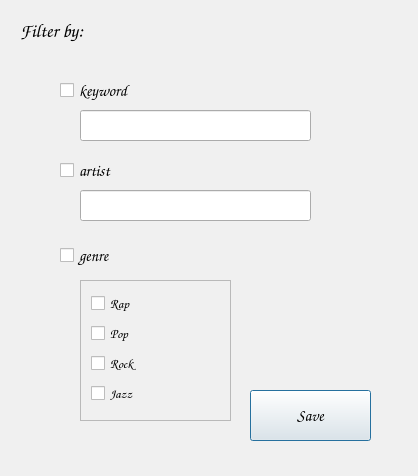
<?xml version="1.0" encoding="UTF-8"?>
<ui version="4.0">
 <class>Filter</class>
 <widget class="QDialog" name="Filter">
  <property name="geometry">
   <rect>
    <x>0</x>
    <y>0</y>
    <width>418</width>
    <height>476</height>
   </rect>
  </property>
  <property name="palette">
   <palette>
    <active>
     <colorrole role="Button">
      <brush brushstyle="SolidPattern">
       <color alpha="255">
        <red>52</red>
        <green>73</green>
        <blue>166</blue>
       </color>
      </brush>
     </colorrole>
     <colorrole role="Window">
      <brush brushstyle="SolidPattern">
       <color alpha="255">
        <red>143</red>
        <green>143</green>
        <blue>143</blue>
       </color>
      </brush>
     </colorrole>
    </active>
    <inactive>
     <colorrole role="Button">
      <brush brushstyle="SolidPattern">
       <color alpha="255">
        <red>240</red>
        <green>240</green>
        <blue>240</blue>
       </color>
      </brush>
     </colorrole>
     <colorrole role="Window">
      <brush brushstyle="SolidPattern">
       <color alpha="255">
        <red>240</red>
        <green>240</green>
        <blue>240</blue>
       </color>
      </brush>
     </colorrole>
    </inactive>
    <disabled>
     <colorrole role="Button">
      <brush brushstyle="SolidPattern">
       <color alpha="255">
        <red>52</red>
        <green>73</green>
        <blue>166</blue>
       </color>
      </brush>
     </colorrole>
     <colorrole role="Window">
      <brush brushstyle="SolidPattern">
       <color alpha="255">
        <red>143</red>
        <green>143</green>
        <blue>143</blue>
       </color>
      </brush>
     </colorrole>
    </disabled>
   </palette>
  </property>
  <property name="font">
   <font>
    <family>Comic Sans MS</family>
    <pointsize>12</pointsize>
    <italic>true</italic>
    <bold>true</bold>
   </font>
  </property>
  <property name="windowTitle">
   <string>Filter</string>
  </property>
  <widget class="QPushButton" name="fsaveButton">
   <property name="geometry">
    <rect>
     <x>250</x>
     <y>390</y>
     <width>121</width>
     <height>51</height>
    </rect>
   </property>
   <property name="font">
    <font>
     <family>Comic Sans MS</family>
     <pointsize>12</pointsize>
     <italic>true</italic>
     <bold>true</bold>
    </font>
   </property>
   <property name="text">
    <string>Save</string>
   </property>
  </widget>
  <widget class="QLineEdit" name="lineKey">
   <property name="geometry">
    <rect>
     <x>80</x>
     <y>110</y>
     <width>231</width>
     <height>31</height>
    </rect>
   </property>
  </widget>
  <widget class="QLineEdit" name="lineArtist">
   <property name="geometry">
    <rect>
     <x>80</x>
     <y>190</y>
     <width>231</width>
     <height>31</height>
    </rect>
   </property>
  </widget>
  <widget class="QLabel" name="label_4">
   <property name="geometry">
    <rect>
     <x>20</x>
     <y>10</y>
     <width>151</width>
     <height>41</height>
    </rect>
   </property>
   <property name="font">
    <font>
     <family>Comic Sans MS</family>
     <pointsize>14</pointsize>
     <italic>true</italic>
     <bold>true</bold>
    </font>
   </property>
   <property name="text">
    <string>Filter by:</string>
   </property>
  </widget>
  <widget class="QScrollArea" name="scrollGenre">
   <property name="geometry">
    <rect>
     <x>80</x>
     <y>280</y>
     <width>151</width>
     <height>141</height>
    </rect>
   </property>
   <property name="palette">
    <palette>
     <active>
      <colorrole role="WindowText">
       <brush brushstyle="SolidPattern">
        <color alpha="255">
         <red>0</red>
         <green>0</green>
         <blue>0</blue>
        </color>
       </brush>
      </colorrole>
      <colorrole role="Button">
       <brush brushstyle="SolidPattern">
        <color alpha="255">
         <red>255</red>
         <green>255</green>
         <blue>255</blue>
        </color>
       </brush>
      </colorrole>
      <colorrole role="Light">
       <brush brushstyle="SolidPattern">
        <color alpha="255">
         <red>255</red>
         <green>255</green>
         <blue>255</blue>
        </color>
       </brush>
      </colorrole>
      <colorrole role="Midlight">
       <brush brushstyle="SolidPattern">
        <color alpha="255">
         <red>255</red>
         <green>255</green>
         <blue>255</blue>
        </color>
       </brush>
      </colorrole>
      <colorrole role="Dark">
       <brush brushstyle="SolidPattern">
        <color alpha="255">
         <red>127</red>
         <green>127</green>
         <blue>127</blue>
        </color>
       </brush>
      </colorrole>
      <colorrole role="Mid">
       <brush brushstyle="SolidPattern">
        <color alpha="255">
         <red>170</red>
         <green>170</green>
         <blue>170</blue>
        </color>
       </brush>
      </colorrole>
      <colorrole role="Text">
       <brush brushstyle="SolidPattern">
        <color alpha="255">
         <red>0</red>
         <green>0</green>
         <blue>0</blue>
        </color>
       </brush>
      </colorrole>
      <colorrole role="BrightText">
       <brush brushstyle="SolidPattern">
        <color alpha="255">
         <red>255</red>
         <green>255</green>
         <blue>255</blue>
        </color>
       </brush>
      </colorrole>
      <colorrole role="ButtonText">
       <brush brushstyle="SolidPattern">
        <color alpha="255">
         <red>0</red>
         <green>0</green>
         <blue>0</blue>
        </color>
       </brush>
      </colorrole>
      <colorrole role="Base">
       <brush brushstyle="SolidPattern">
        <color alpha="255">
         <red>255</red>
         <green>255</green>
         <blue>255</blue>
        </color>
       </brush>
      </colorrole>
      <colorrole role="Window">
       <brush brushstyle="SolidPattern">
        <color alpha="255">
         <red>255</red>
         <green>255</green>
         <blue>255</blue>
        </color>
       </brush>
      </colorrole>
      <colorrole role="Shadow">
       <brush brushstyle="SolidPattern">
        <color alpha="255">
         <red>0</red>
         <green>0</green>
         <blue>0</blue>
        </color>
       </brush>
      </colorrole>
      <colorrole role="AlternateBase">
       <brush brushstyle="SolidPattern">
        <color alpha="255">
         <red>255</red>
         <green>255</green>
         <blue>255</blue>
        </color>
       </brush>
      </colorrole>
      <colorrole role="ToolTipBase">
       <brush brushstyle="SolidPattern">
        <color alpha="255">
         <red>255</red>
         <green>255</green>
         <blue>220</blue>
        </color>
       </brush>
      </colorrole>
      <colorrole role="ToolTipText">
       <brush brushstyle="SolidPattern">
        <color alpha="255">
         <red>0</red>
         <green>0</green>
         <blue>0</blue>
        </color>
       </brush>
      </colorrole>
      <colorrole role="PlaceholderText">
       <brush brushstyle="SolidPattern">
        <color alpha="127">
         <red>0</red>
         <green>0</green>
         <blue>0</blue>
        </color>
       </brush>
      </colorrole>
     </active>
     <inactive>
      <colorrole role="WindowText">
       <brush brushstyle="SolidPattern">
        <color alpha="255">
         <red>0</red>
         <green>0</green>
         <blue>0</blue>
        </color>
       </brush>
      </colorrole>
      <colorrole role="Button">
       <brush brushstyle="SolidPattern">
        <color alpha="255">
         <red>240</red>
         <green>240</green>
         <blue>240</blue>
        </color>
       </brush>
      </colorrole>
      <colorrole role="Light">
       <brush brushstyle="SolidPattern">
        <color alpha="255">
         <red>255</red>
         <green>255</green>
         <blue>255</blue>
        </color>
       </brush>
      </colorrole>
      <colorrole role="Midlight">
       <brush brushstyle="SolidPattern">
        <color alpha="255">
         <red>227</red>
         <green>227</green>
         <blue>227</blue>
        </color>
       </brush>
      </colorrole>
      <colorrole role="Dark">
       <brush brushstyle="SolidPattern">
        <color alpha="255">
         <red>160</red>
         <green>160</green>
         <blue>160</blue>
        </color>
       </brush>
      </colorrole>
      <colorrole role="Mid">
       <brush brushstyle="SolidPattern">
        <color alpha="255">
         <red>160</red>
         <green>160</green>
         <blue>160</blue>
        </color>
       </brush>
      </colorrole>
      <colorrole role="Text">
       <brush brushstyle="SolidPattern">
        <color alpha="255">
         <red>0</red>
         <green>0</green>
         <blue>0</blue>
        </color>
       </brush>
      </colorrole>
      <colorrole role="BrightText">
       <brush brushstyle="SolidPattern">
        <color alpha="255">
         <red>255</red>
         <green>255</green>
         <blue>255</blue>
        </color>
       </brush>
      </colorrole>
      <colorrole role="ButtonText">
       <brush brushstyle="SolidPattern">
        <color alpha="255">
         <red>0</red>
         <green>0</green>
         <blue>0</blue>
        </color>
       </brush>
      </colorrole>
      <colorrole role="Base">
       <brush brushstyle="SolidPattern">
        <color alpha="255">
         <red>255</red>
         <green>255</green>
         <blue>255</blue>
        </color>
       </brush>
      </colorrole>
      <colorrole role="Window">
       <brush brushstyle="SolidPattern">
        <color alpha="255">
         <red>240</red>
         <green>240</green>
         <blue>240</blue>
        </color>
       </brush>
      </colorrole>
      <colorrole role="Shadow">
       <brush brushstyle="SolidPattern">
        <color alpha="255">
         <red>105</red>
         <green>105</green>
         <blue>105</blue>
        </color>
       </brush>
      </colorrole>
      <colorrole role="AlternateBase">
       <brush brushstyle="SolidPattern">
        <color alpha="255">
         <red>245</red>
         <green>245</green>
         <blue>245</blue>
        </color>
       </brush>
      </colorrole>
      <colorrole role="ToolTipBase">
       <brush brushstyle="SolidPattern">
        <color alpha="255">
         <red>255</red>
         <green>255</green>
         <blue>220</blue>
        </color>
       </brush>
      </colorrole>
      <colorrole role="ToolTipText">
       <brush brushstyle="SolidPattern">
        <color alpha="255">
         <red>0</red>
         <green>0</green>
         <blue>0</blue>
        </color>
       </brush>
      </colorrole>
      <colorrole role="PlaceholderText">
       <brush brushstyle="SolidPattern">
        <color alpha="128">
         <red>0</red>
         <green>0</green>
         <blue>0</blue>
        </color>
       </brush>
      </colorrole>
     </inactive>
     <disabled>
      <colorrole role="WindowText">
       <brush brushstyle="SolidPattern">
        <color alpha="255">
         <red>127</red>
         <green>127</green>
         <blue>127</blue>
        </color>
       </brush>
      </colorrole>
      <colorrole role="Button">
       <brush brushstyle="SolidPattern">
        <color alpha="255">
         <red>255</red>
         <green>255</green>
         <blue>255</blue>
        </color>
       </brush>
      </colorrole>
      <colorrole role="Light">
       <brush brushstyle="SolidPattern">
        <color alpha="255">
         <red>255</red>
         <green>255</green>
         <blue>255</blue>
        </color>
       </brush>
      </colorrole>
      <colorrole role="Midlight">
       <brush brushstyle="SolidPattern">
        <color alpha="255">
         <red>255</red>
         <green>255</green>
         <blue>255</blue>
        </color>
       </brush>
      </colorrole>
      <colorrole role="Dark">
       <brush brushstyle="SolidPattern">
        <color alpha="255">
         <red>127</red>
         <green>127</green>
         <blue>127</blue>
        </color>
       </brush>
      </colorrole>
      <colorrole role="Mid">
       <brush brushstyle="SolidPattern">
        <color alpha="255">
         <red>170</red>
         <green>170</green>
         <blue>170</blue>
        </color>
       </brush>
      </colorrole>
      <colorrole role="Text">
       <brush brushstyle="SolidPattern">
        <color alpha="255">
         <red>127</red>
         <green>127</green>
         <blue>127</blue>
        </color>
       </brush>
      </colorrole>
      <colorrole role="BrightText">
       <brush brushstyle="SolidPattern">
        <color alpha="255">
         <red>255</red>
         <green>255</green>
         <blue>255</blue>
        </color>
       </brush>
      </colorrole>
      <colorrole role="ButtonText">
       <brush brushstyle="SolidPattern">
        <color alpha="255">
         <red>127</red>
         <green>127</green>
         <blue>127</blue>
        </color>
       </brush>
      </colorrole>
      <colorrole role="Base">
       <brush brushstyle="SolidPattern">
        <color alpha="255">
         <red>255</red>
         <green>255</green>
         <blue>255</blue>
        </color>
       </brush>
      </colorrole>
      <colorrole role="Window">
       <brush brushstyle="SolidPattern">
        <color alpha="255">
         <red>255</red>
         <green>255</green>
         <blue>255</blue>
        </color>
       </brush>
      </colorrole>
      <colorrole role="Shadow">
       <brush brushstyle="SolidPattern">
        <color alpha="255">
         <red>0</red>
         <green>0</green>
         <blue>0</blue>
        </color>
       </brush>
      </colorrole>
      <colorrole role="AlternateBase">
       <brush brushstyle="SolidPattern">
        <color alpha="255">
         <red>245</red>
         <green>245</green>
         <blue>245</blue>
        </color>
       </brush>
      </colorrole>
      <colorrole role="ToolTipBase">
       <brush brushstyle="SolidPattern">
        <color alpha="255">
         <red>255</red>
         <green>255</green>
         <blue>220</blue>
        </color>
       </brush>
      </colorrole>
      <colorrole role="ToolTipText">
       <brush brushstyle="SolidPattern">
        <color alpha="255">
         <red>0</red>
         <green>0</green>
         <blue>0</blue>
        </color>
       </brush>
      </colorrole>
      <colorrole role="PlaceholderText">
       <brush brushstyle="SolidPattern">
        <color alpha="128">
         <red>0</red>
         <green>0</green>
         <blue>0</blue>
        </color>
       </brush>
      </colorrole>
     </disabled>
    </palette>
   </property>
   <property name="font">
    <font>
     <family>Comic Sans MS</family>
     <pointsize>10</pointsize>
     <italic>true</italic>
     <bold>true</bold>
    </font>
   </property>
   <property name="widgetResizable">
    <bool>true</bool>
   </property>
   <widget class="QWidget" name="scrollAreaWidgetContents">
    <property name="geometry">
     <rect>
      <x>0</x>
      <y>0</y>
      <width>149</width>
      <height>139</height>
     </rect>
    </property>
    <widget class="QCheckBox" name="checkBox">
     <property name="geometry">
      <rect>
       <x>10</x>
       <y>10</y>
       <width>111</width>
       <height>24</height>
      </rect>
     </property>
     <property name="text">
      <string>Rap</string>
     </property>
    </widget>
    <widget class="QCheckBox" name="checkBox_2">
     <property name="geometry">
      <rect>
       <x>10</x>
       <y>40</y>
       <width>101</width>
       <height>24</height>
      </rect>
     </property>
     <property name="text">
      <string>Pop</string>
     </property>
    </widget>
    <widget class="QCheckBox" name="checkBox_3">
     <property name="geometry">
      <rect>
       <x>10</x>
       <y>70</y>
       <width>101</width>
       <height>24</height>
      </rect>
     </property>
     <property name="text">
      <string>Rock</string>
     </property>
    </widget>
    <widget class="QCheckBox" name="checkBox_4">
     <property name="geometry">
      <rect>
       <x>10</x>
       <y>100</y>
       <width>101</width>
       <height>24</height>
      </rect>
     </property>
     <property name="text">
      <string>Jazz</string>
     </property>
    </widget>
   </widget>
  </widget>
  <widget class="QCheckBox" name="checkKey">
   <property name="enabled">
    <bool>true</bool>
   </property>
   <property name="geometry">
    <rect>
     <x>60</x>
     <y>80</y>
     <width>121</width>
     <height>21</height>
    </rect>
   </property>
   <property name="text">
    <string>keyword</string>
   </property>
  </widget>
  <widget class="QCheckBox" name="checkArtist">
   <property name="geometry">
    <rect>
     <x>60</x>
     <y>160</y>
     <width>101</width>
     <height>21</height>
    </rect>
   </property>
   <property name="text">
    <string>artist</string>
   </property>
  </widget>
  <widget class="QCheckBox" name="checkGenre">
   <property name="geometry">
    <rect>
     <x>60</x>
     <y>240</y>
     <width>91</width>
     <height>31</height>
    </rect>
   </property>
   <property name="text">
    <string>genre</string>
   </property>
  </widget>
 </widget>
 <resources/>
 <connections/>
</ui>
